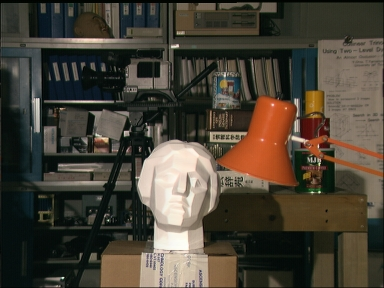
#> input picture images/tsukuba01.jpg, 384 x 288 px
$ python BC_tutorial_12.py
#> lines starting #> are read from the running program, lines starting #| are printed output that depends on the picture
# Code adapted from https://docs.opencv2.org/4.5.5/da/de9/tutorial_py_epipolar_geometry.html
# and https://www.andreasjakl.com/understand-and-apply-stereo-rectification-for-depth-maps-part-2/
import cv2
from cv2 import waitKey
import numpy as np

# load left and right images
img1 = cv2.imread('images/tsukuba01.jpg', 0)  # queryimage # left image
#> img1: shape (288, 384); min 0, max 254, mean 67.2
img2 = cv2.imread('images/tsukuba02.jpg', 0)  # trainimage # right image
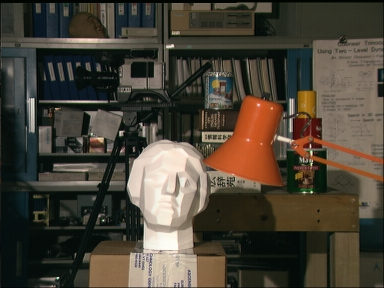
#> input picture images/tsukuba02.jpg, 384 x 288 px
#> img2: shape (288, 384); min 0, max 254, mean 67.9
title = 'window'
cv2.namedWindow(title, cv2.WINDOW_GUI_NORMAL)

# find the keypoints and descriptors using SIFT_create
sift = cv2.SIFT_create()
kp1, des1 = sift.detectAndCompute(img1, None)
#> kp1 = 729 keypoints; strongest (x, y, size): (174, 178, 47.3), (126, 133, 3.8), (177, 46, 2.7), (36, 102, 5.7)
kp2, des2 = sift.detectAndCompute(img2, None)
#> kp2 = 740 keypoints; strongest (x, y, size): (121, 133, 3.2), (172, 46, 2.8), (311, 152, 2), (141, 124, 2)
print('Found %d keypoints in the left image.' % len(kp1))
#| Found 729 keypoints in the left image.
print('Found %d keypoints in the right image.' % len(kp2))
#| Found 740 keypoints in the right image.
print('Each SIFT keypoint is described with a %s-dimensional array' % des1.shape[1])
#| Each SIFT keypoint is described with a 128-dimensional array

# Visualize the SIFT keypoints
imgSift1 = cv2.drawKeypoints(
    img1, kp1, None, flags=cv2.DRAW_MATCHES_FLAGS_DRAW_RICH_KEYPOINTS)
imgSift2 = cv2.drawKeypoints(
    img2, kp2, None, flags=cv2.DRAW_MATCHES_FLAGS_DRAW_RICH_KEYPOINTS)

cv2.imshow(title, np.concatenate((imgSift1, imgSift2), axis=1))
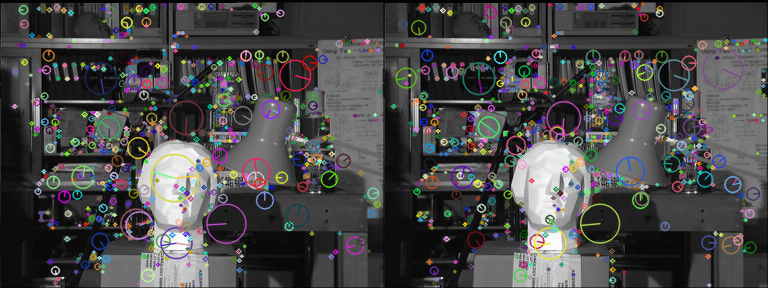
#> window 'window': shape (288, 768, 3); mean B, G, R 73.1, 72.9, 73.4
cv2.waitKey(0)

# match the keypoints using a FlannBasedMatcher
FLANN_INDEX_KDTREE = 1
index_params = dict(algorithm=FLANN_INDEX_KDTREE, trees=5)
search_params = dict(checks=50)
flann = cv2.FlannBasedMatcher(index_params, search_params)
matches = flann.knnMatch(des1, des2, k=2)
#> matches = 729 matches
matchesMask = [[0, 0] for i in range(len(matches))]
#> matchesMask = 729 pairs, first value 0 to 0, second value 0 to 0
pts1 = []
pts2 = []

# ratio test as per Lowe's paper - only use matches with a reasonable small distance
for i, (m, n) in enumerate(matches):
    if m.distance < 0.8*n.distance:
        matchesMask[i] = [1, 0]
        pts2.append(kp2[m.trainIdx].pt)
        pts1.append(kp1[m.queryIdx].pt)
#> after the loop, matchesMask = 729 pairs, first value 0 to 1, second value 0 to 0; pts1 = 454 pairs, first value 14.2 to 374.8, second value 3.54 to 282.8; pts2 = 454 pairs, first value 9.15 to 369.6, second value 3.56 to 283

# Now we have the list of best matches from both the images. Let's find the Fundamental Matrix.
pts1 = np.int32(pts1)
#> pts1 = 454 pairs, first value 14 to 374, second value 3 to 282
pts2 = np.int32(pts2)
#> pts2 = 454 pairs, first value 9 to 369, second value 3 to 282
assert(len(pts1) == len(pts2))
print('Found %d matching keypoints in both images.' % len(pts1))
#| Found 454 matching keypoints in both images.

# Now we compute the fundamental matrix
F, mask = cv2.findFundamentalMat(pts1, pts2, cv2.FM_RANSAC)
#> F = [[6.88e-08, -0.000476, 0.0987], [0.00049, -1.34e-05, 2.23e+11], [-0.101, -2.23e+11, 1]]; mask = 454 values, max 1 at index 0, min 0 at index 80, mean 0.974
print('\nFundamental matrix\n', '\n'.join(['\t'.join(
    ['%03.4f' % cell for cell in row]) for row in F]))
#| Fundamental matrix
#|  0.0000	-0.0005	0.0987
#| 0.0005	-0.0000	223053564135.9481
#| -0.1012	-223053564135.9504	1.0000

# Visualize the epilines
# We select only inlier points
pts1 = pts1[mask.ravel() == 1]
#> pts1 = 442 pairs, first value 14 to 374, second value 3 to 282
pts2 = pts2[mask.ravel() == 1]
#> pts2 = 442 pairs, first value 9 to 369, second value 3 to 282


# Next we find the epilines. Epilines corresponding to the points
# in first image is drawn on second image. So mentioning of correct
# images are important here. We get an array of lines. So we define
# a new function to draw these lines on the images.
def drawlines(img1, img2, lines, pts1, pts2):
    ''' img1 - image on which we draw the epilines for the points in img2
        lines - corresponding epilines '''
    r, c = img1.shape
    img1 = cv2.cvtColor(img1, cv2.COLOR_GRAY2BGR)
    img2 = cv2.cvtColor(img2, cv2.COLOR_GRAY2BGR)
    for r, pt1, pt2 in zip(lines, pts1, pts2):
        color = tuple(np.random.randint(0, 255, 3).tolist())
        x0, y0 = map(int, [0, -r[2]/r[1]])
        x1, y1 = map(int, [c, -(r[2]+r[0]*c)/r[1]])
        img1 = cv2.line(img1, (x0, y0), (x1, y1), color, 1)
        img1 = cv2.circle(img1, tuple(pt1), 5, color, -1)
        img2 = cv2.circle(img2, tuple(pt2), 5, color, -1)
    return img1, img2


# Now we find the epilines in both the images and draw them.
# Find epilines corresponding to points in right image (second image) and
# drawing its lines on left image
lines1 = cv2.computeCorrespondEpilines(pts2.reshape(-1, 1, 2), 2, F)
#> lines1 = 442 rows, first 8: [-2.23e-13, -1, 105], [-2.98e-13, -1, 71], [-3.57e-13, -1, 44], [-3.55e-13, -1, 45], [-4.03e-13, -1, 23], [-2.74e-13, -1, 82], [-2.91e-13, -1, 74], [-1.86e-13, -1, 122]
lines1 = lines1.reshape(-1, 3)
img5, img6 = drawlines(img1, img2, lines1, pts1, pts2)
#> the loop in drawlines, `for r, pt1, pt2 in zip(lines, pts1, pts2):` made 442 passes
#> (r, pt1, pt2, color, y0, y1) on passes 1 to 3: ([-2.23e-13, -1, 105], [14, 106], [9, 105], (172, 47, 117), 105, 104), ([-2.98e-13, -1, 71], [14, 71], [9, 71], (192, 67, 251), 71, 70), ([-3.57e-13, -1, 44], [17, 44], [12, 44], (195, 103, 9), 44, 43)
#> after the loop in drawlines, `for r, pt1, pt2 in zip(lines, pts1, pts2):`:
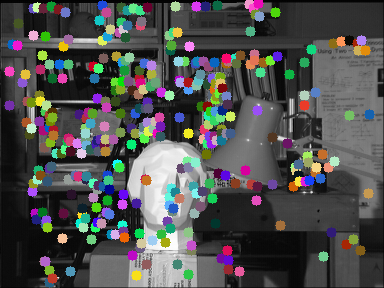
#> img2: shape (288, 384, 3); mean B, G, R 78.9, 79.8, 79.2

# Find epilines corresponding to points in left image (first image) and
# drawing its lines on right image
lines2 = cv2.computeCorrespondEpilines(pts1.reshape(-1, 1, 2), 1, F)
#> lines2 = 442 rows, first 8: [2.16e-13, 1, -106], [2.91e-13, 1, -71], [3.49e-13, 1, -44], [3.47e-13, 1, -45], [3.94e-13, 1, -23], [2.65e-13, 1, -83], [2.85e-13, 1, -74], [1.8e-13, 1, -123]
lines2 = lines2.reshape(-1, 3)
img3, img4 = drawlines(img2, img1, lines2, pts2, pts1)
#> the loop in drawlines (call 2), `for r, pt1, pt2 in zip(lines, pts1, pts2):` made 442 passes
#> (r, pt1, pt2, color, y0, y1) on passes 1 to 3: ([2.16e-13, 1, -106], [9, 105], [14, 106], (148, 170, 122), 106, 105), ([2.91e-13, 1, -71], [9, 71], [14, 71], (185, 145, 101), 71, 70), ([3.49e-13, 1, -44], [12, 44], [17, 44], (217, 244, 213), 44, 43)
#> pass 1, in drawlines (call 2), `img1 = cv2.line(img1, (x0, y0), (x1, y1), color, 1)`:
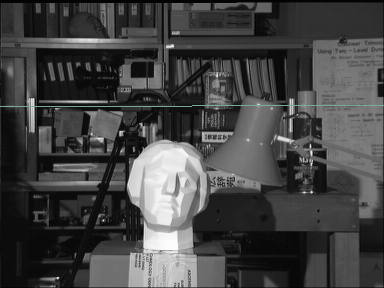
#> img1: shape (288, 384, 3); mean B, G, R 68.2, 68.3, 68.1
#> after the loop in drawlines (call 2), `for r, pt1, pt2 in zip(lines, pts1, pts2):`:
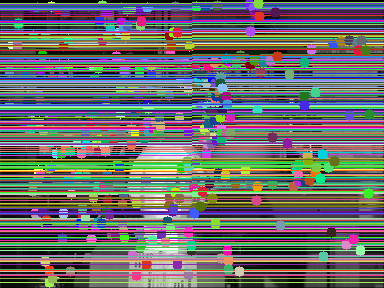
#> img1: shape (288, 384, 3); mean B, G, R 106.8, 108.5, 108.4
cv2.imshow(title, np.concatenate((img3, img5), axis=1))
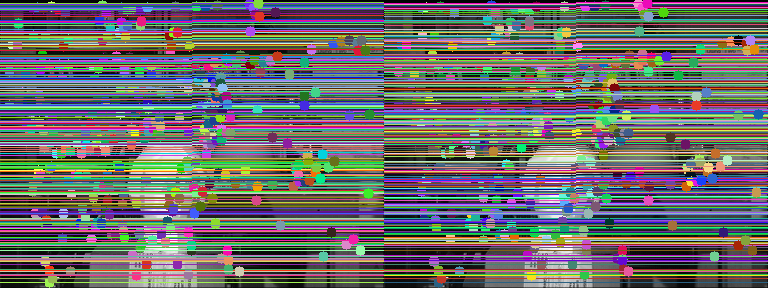
#> window 'window': shape (288, 768, 3); mean B, G, R 106, 107, 108.2
cv2.waitKey(0)

# https://www.andreasjakl.com/understand-and-apply-stereo-rectification-for-depth-maps-part-2/
h1, w1 = img1.shape
#> h1 = 288; w1 = 384
h2, w2 = img2.shape
#> h2 = 288; w2 = 384
_, H1, H2 = cv2.stereoRectifyUncalibrated(np.float32(pts1), np.float32(pts2), F, imgSize=(w1, h1))
#> H1 = [[-2.2e+11, 2.85e+09, 6.14e+11], [-0.101, -2.23e+11, 6.78], [-0.00049, 2.35e-15, -2.23e+11]]; H2 = [[1, -1.35e-13, 1.94e-11], [1.35e-13, 1, -2.59e-11], [0, 0, 1]]

img1_rectified = cv2.warpPerspective(img1, H1, (w1, h1))
img2_rectified = cv2.warpPerspective(img2, H2, (w2, h2))
cv2.imshow(title, np.concatenate((img1_rectified, img2_rectified), axis=1))
cv2.waitKey(0)

# Matched block size. It must be an odd number >=1 . Normally, it should be somewhere in the 3..11 range.
block_size = 3
min_disp = -16
max_disp = 32
# Maximum disparity minus minimum disparity. The value is always greater than zero.
# In the current implementation, this parameter must be divisible by 16.
num_disp = max_disp - min_disp
# Margin in percentage by which the best (minimum) computed cost function value should "win" the second best value to consider the found match correct.
# Normally, a value within the 5-15 range is good enough
uniquenessRatio = 5
# Maximum size of smooth disparity regions to consider their noise speckles and invalidate.
# Set it to 0 to disable speckle filtering. Otherwise, set it somewhere in the 50-200 range.
speckleWindowSize = 100
# Maximum disparity variation within each connected component.
# If you do speckle filtering, set the parameter to a positive value, it will be implicitly multiplied by 16.
# Normally, 1 or 2 is good enough.
speckleRange = 2
disp12MaxDiff = 0

stereo = cv2.StereoSGBM_create(
    minDisparity=min_disp,
    numDisparities=num_disp,
    blockSize=block_size,
    uniquenessRatio=uniquenessRatio,
    speckleWindowSize=speckleWindowSize,
    speckleRange=speckleRange,
    disp12MaxDiff=disp12MaxDiff,
    P1=8 * 1 * block_size * block_size,
    P2=32 * 1 * block_size * block_size,
)
disparity_SGBM = stereo.compute(img1_rectified, img2_rectified)
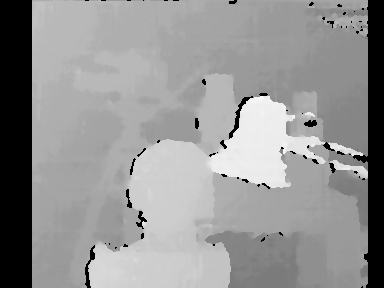
#> disparity_SGBM: shape (288, 384) int16; min -272, max 125, mean -41.2; drawn with min black and max white

# Normalize the values to a range from 0..255 for a grayscale image
disparity_SGBM = cv2.normalize(disparity_SGBM, disparity_SGBM, alpha=255, beta=0, norm_type=cv2.NORM_MINMAX)
disparity_SGBM = np.uint8(disparity_SGBM)
cv2.imshow(title, disparity_SGBM)
waitKey(0)
